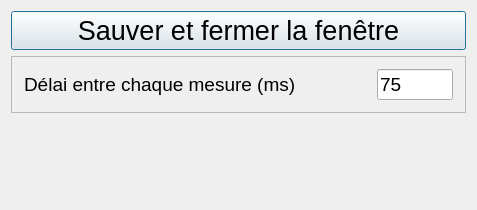
<?xml version="1.0" encoding="UTF-8"?>
<ui version="4.0">
 <class>PARAMETRES</class>
 <widget class="QDialog" name="PARAMETRES">
  <property name="geometry">
   <rect>
    <x>0</x>
    <y>0</y>
    <width>477</width>
    <height>210</height>
   </rect>
  </property>
  <property name="sizePolicy">
   <sizepolicy hsizetype="Preferred" vsizetype="Preferred">
    <horstretch>0</horstretch>
    <verstretch>0</verstretch>
   </sizepolicy>
  </property>
  <property name="windowTitle">
   <string>Paramètres de la mesure</string>
  </property>
  <layout class="QGridLayout" name="gridLayout">
   <item row="1" column="0">
    <widget class="QFrame" name="frame_2">
     <property name="sizePolicy">
      <sizepolicy hsizetype="Preferred" vsizetype="Maximum">
       <horstretch>0</horstretch>
       <verstretch>0</verstretch>
      </sizepolicy>
     </property>
     <property name="frameShape">
      <enum>QFrame::Shape::StyledPanel</enum>
     </property>
     <property name="frameShadow">
      <enum>QFrame::Shadow::Raised</enum>
     </property>
     <layout class="QGridLayout">
      <property name="leftMargin">
       <number>9</number>
      </property>
      <property name="topMargin">
       <number>9</number>
      </property>
      <property name="rightMargin">
       <number>9</number>
      </property>
      <property name="bottomMargin">
       <number>9</number>
      </property>
      <property name="spacing">
       <number>6</number>
      </property>
      <item row="0" column="0">
       <layout class="QHBoxLayout">
        <property name="spacing">
         <number>3</number>
        </property>
        <property name="leftMargin">
         <number>3</number>
        </property>
        <property name="topMargin">
         <number>3</number>
        </property>
        <property name="rightMargin">
         <number>3</number>
        </property>
        <property name="bottomMargin">
         <number>3</number>
        </property>
        <item>
         <widget class="QLabel" name="label_7">
          <property name="minimumSize">
           <size>
            <width>350</width>
            <height>0</height>
           </size>
          </property>
          <property name="font">
           <font>
            <pointsize>14</pointsize>
           </font>
          </property>
          <property name="text">
           <string>Délai entre chaque mesure (ms)</string>
          </property>
         </widget>
        </item>
        <item>
         <widget class="QLineEdit" name="lineEdit">
          <property name="font">
           <font>
            <pointsize>14</pointsize>
           </font>
          </property>
          <property name="text">
           <string>75</string>
          </property>
         </widget>
        </item>
       </layout>
      </item>
     </layout>
    </widget>
   </item>
   <item row="2" column="0">
    <spacer name="verticalSpacer">
     <property name="orientation">
      <enum>Qt::Orientation::Vertical</enum>
     </property>
     <property name="sizeHint" stdset="0">
      <size>
       <width>20</width>
       <height>40</height>
      </size>
     </property>
    </spacer>
   </item>
   <item row="0" column="0">
    <widget class="QPushButton" name="pushButton">
     <property name="font">
      <font>
       <pointsize>20</pointsize>
      </font>
     </property>
     <property name="text">
      <string>Sauver et fermer la fenêtre</string>
     </property>
    </widget>
   </item>
  </layout>
 </widget>
 <resources/>
 <connections/>
</ui>
